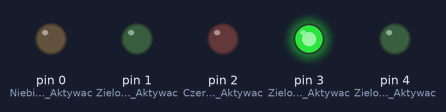
This sketch was run on a simulated Arduino Uno, built with avr-gcc and run on an emulated ATmega328P. Shown: output pins drawn as LEDs (lit = HIGH).

Above: at 1.3 s.
At 3.9 s:
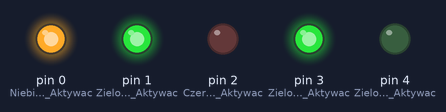
At 6.0 s:
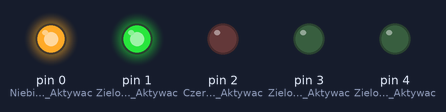
At 7.0 s:
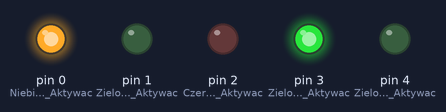
At 8.0 s:
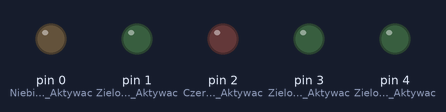
At 16.9 s:
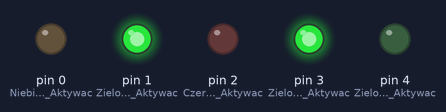
Timing chart, 0 to 18.1 s (numbered marks = the images above):
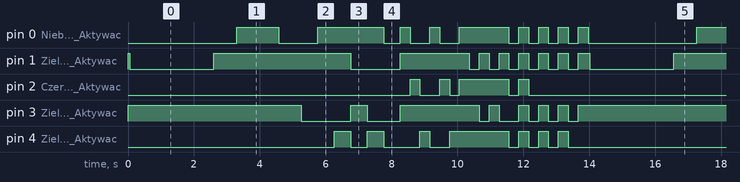

Measured:
- by itself, pin 2 (Czerwony_x2_boki__Aktywac): repeats every 14.0 s: LOW 0.60 s, HIGH 0.30 s, LOW 0.30 s, HIGH 1.5 s, LOW 0.30 s, HIGH 0.30 s, LOW 10.4 s, HIGH 0.30 s
- by itself, pin 1 (Zielony_środek____Aktywac): repeats every 14.0 s: LOW 2.6 s, HIGH 4.2 s, LOW 1.5 s, HIGH 2.1 s, 5 × (LOW 0.30 s, HIGH 0.30 s), LOW 0.30 s, HIGH 0.35 s
- by itself, everything shown: repeats every 14.0 s, in 30 steps

The sketch:

LEDY_po_zlozeniu_testy.ino
```cpp
/*
pinMode(3,OUTPUT); // Zielony środek    Aktywacja LOW
pinMode(4,OUTPUT); // Zielony boki      Aktywacja HIGH
pinMode(1,OUTPUT); // Zielony środek    Aktywacja LOW
pinMode(2,OUTPUT); // Czerwony x2 boki  Aktywacja HIGH
pinMode(0,OUTPUT); // Niebieski x2 boki Aktywacja HIGH
*/


/* Włączenie niebieskiego LED wraz z innym ledem:
pierwsza od wewnątrz zworka :  z czerwonymi x2
środkowa zworka             :  z niebieskimi x2
pierwsza od zewnątrz zworka :  z zielonymi x2
*/

int wypelnienie = 0;
int i = 0;
int wypelnienie2 = 0;
int j = 0;

void setup() {
pinMode(3,OUTPUT); // Zielony środek    Aktywacja LOW
pinMode(4,OUTPUT); // Zielony x2 boki   Aktywacja HIGH
pinMode(1,OUTPUT); // Czerwony środek   Aktywacja LOW
pinMode(2,OUTPUT); // Czerwony x2 boki  Aktywacja HIGH
pinMode(0,OUTPUT); // Niebieski x2 boki Aktywacja HIGH

}

void loop() {


////////////////////////////////////////////////////////////


digitalWrite(0,LOW); //  Niebieski x2 boki  Aktywacja HIGH
digitalWrite(1,HIGH); // Zielony środek     Aktywacja LOW
digitalWrite(2,LOW); //  Czerwony x2 boki   Aktywacja HIGH
digitalWrite(3,HIGH); // Zielony środek     Aktywacja LOW
digitalWrite(4,LOW); //  Zielony boki       Aktywacja HIGH
delay(50); //opoznienie

for (int j = 255; j > 0; j--) {
analogWrite(1,wypelnienie2); //generujemy sygnal o podanym wypelnieniu
wypelnienie2 = wypelnienie2 - 1;
delay(5);
}

for (int j = 1; j < 255; j++) {
analogWrite(1,wypelnienie2); //generujemy sygnal o podanym wypelnieniu
wypelnienie2 = wypelnienie2 + 1;
delay(5);
}

digitalWrite(0,LOW); //  Niebieski x2 boki  Aktywacja HIGH
digitalWrite(1,HIGH); // Czerwony środek    Aktywacja LOW
digitalWrite(2,LOW); //  Czerwony x2 boki   Aktywacja HIGH
digitalWrite(3,HIGH); // Zielony środek     Aktywacja LOW
digitalWrite(4,LOW); //  Zielony x2 boki    Aktywacja HIGH
delay(50); //opoznienie

for (int i = 0; i < 255; i++) {
analogWrite(0,wypelnienie); //generujemy sygnal o podanym wypelnieniu
wypelnienie = wypelnienie + 1;
delay(5);
}

for (int i = 255; i > 0; i--) {
analogWrite(0,wypelnienie); //generujemy sygnal o podanym wypelnieniu
wypelnienie = wypelnienie - 1;
delay(5);
}
////////////////////////////////////////////////////////////
digitalWrite(0,LOW); //  Niebieski x2 boki  Aktywacja HIGH
digitalWrite(1,HIGH); // Czerwony środek    Aktywacja LOW
digitalWrite(2,LOW); //  Czerwony x2 boki   Aktywacja HIGH
digitalWrite(3,HIGH); // Zielony środek     Aktywacja LOW
digitalWrite(4,LOW); //  Zielony x2 boki    Aktywacja HIGH
delay(50); //opoznienie


 ////////// S E K W E N C J E ///////////////////////////
digitalWrite(0,LOW); //  Niebieski x2 boki  Aktywacja HIGH
digitalWrite(1,HIGH); // Czerwony środek    Aktywacja LOW
digitalWrite(2,LOW); //  Czerwony x2 boki   Aktywacja HIGH
digitalWrite(3,LOW); // Zielony środek     Aktywacja LOW
digitalWrite(4,LOW); //  Zielony x2 boki    Aktywacja HIGH
delay(500); //opoznienie

digitalWrite(0,HIGH); //  Niebieski x2 boki  Aktywacja HIGH
digitalWrite(1,HIGH); // Czerwony środek    Aktywacja LOW
digitalWrite(2,LOW); //  Czerwony x2 boki   Aktywacja HIGH
digitalWrite(3,LOW); // Zielony środek     Aktywacja LOW
digitalWrite(4,LOW); //  Zielony x2 boki    Aktywacja HIGH
delay(500); //opoznienie

digitalWrite(0,HIGH); //  Niebieski x2 boki  Aktywacja HIGH
digitalWrite(1,HIGH); // Czerwony środek    Aktywacja LOW
digitalWrite(2,LOW); //  Czerwony x2 boki   Aktywacja HIGH
digitalWrite(3,LOW); // Zielony środek     Aktywacja LOW
digitalWrite(4,HIGH); //  Zielony x2 boki    Aktywacja HIGH
delay(500); //opoznienie

digitalWrite(0,HIGH); //  Niebieski x2 boki  Aktywacja HIGH
digitalWrite(1,LOW); // Czerwony środek    Aktywacja LOW
digitalWrite(2,LOW); //  Czerwony x2 boki   Aktywacja HIGH
digitalWrite(3,HIGH); //  Zielony środek     Aktywacja LOW
digitalWrite(4,LOW); //  Zielony x2 boki    Aktywacja HIGH
delay(500); //opoznienie

digitalWrite(0,HIGH); //  Niebieski x2 boki  Aktywacja HIGH
digitalWrite(1,LOW); // Czerwony środek    Aktywacja LOW
digitalWrite(2,LOW); //  Czerwony x2 boki   Aktywacja HIGH
digitalWrite(3,LOW); //  Zielony środek     Aktywacja LOW
digitalWrite(4,HIGH); //  Zielony x2 boki    Aktywacja HIGH
delay(500); //opoznienie

digitalWrite(0,LOW); //  Niebieski x2 boki  Aktywacja HIGH
digitalWrite(1,LOW); // Czerwony środek    Aktywacja LOW
digitalWrite(2,LOW); //  Czerwony x2 boki   Aktywacja HIGH
digitalWrite(3,LOW); //  Zielony środek     Aktywacja LOW
digitalWrite(4,LOW); //  Zielony x2 boki    Aktywacja HIGH
delay(500); //opoznienie

digitalWrite(0,HIGH); //  Niebieski x2 boki  Aktywacja HIGH
digitalWrite(1,HIGH); // Czerwony środek    Aktywacja LOW
digitalWrite(2,LOW); //  Czerwony x2 boki   Aktywacja HIGH
digitalWrite(3,HIGH); // Zielony środek     Aktywacja LOW
digitalWrite(4,LOW); //  Zielony x2 boki    Aktywacja HIGH
delay(300); //opoznienie

digitalWrite(0,LOW); //  Niebieski x2 boki  Aktywacja HIGH
digitalWrite(1,HIGH); // Czerwony środek    Aktywacja LOW
digitalWrite(2,HIGH); //  Czerwony x2 boki   Aktywacja HIGH
digitalWrite(3,HIGH); // Zielony środek     Aktywacja LOW
digitalWrite(4,LOW); //  Zielony x2 boki    Aktywacja HIGH
delay(300); //opoznienie

digitalWrite(0,LOW); //  Niebieski x2 boki  Aktywacja HIGH
digitalWrite(1,HIGH); // Czerwony środek    Aktywacja LOW
digitalWrite(2,LOW); //  Czerwony x2 boki   Aktywacja HIGH
digitalWrite(3,HIGH); // Zielony środek     Aktywacja LOW
digitalWrite(4,HIGH); //  Zielony x2 boki    Aktywacja HIGH
delay(300); //opoznienie


digitalWrite(0,HIGH); //  Niebieski x2 boki  Aktywacja HIGH
digitalWrite(1,HIGH); // Czerwony środek    Aktywacja LOW
digitalWrite(2,LOW); //  Czerwony x2 boki   Aktywacja HIGH
digitalWrite(3,HIGH); // Zielony środek     Aktywacja LOW
digitalWrite(4,LOW); //  Zielony x2 boki    Aktywacja HIGH
delay(300); //opoznienie

digitalWrite(0,LOW); //  Niebieski x2 boki  Aktywacja HIGH
digitalWrite(1,HIGH); // Czerwony środek    Aktywacja LOW
digitalWrite(2,HIGH); //  Czerwony x2 boki   Aktywacja HIGH
digitalWrite(3,HIGH); // Zielony środek     Aktywacja LOW
digitalWrite(4,LOW); //  Zielony x2 boki    Aktywacja HIGH
delay(300); //opoznienie

digitalWrite(0,LOW); //  Niebieski x2 boki  Aktywacja HIGH
digitalWrite(1,HIGH); // Czerwony środek    Aktywacja LOW
digitalWrite(2,LOW); //  Czerwony x2 boki   Aktywacja HIGH
digitalWrite(3,HIGH); // Zielony środek     Aktywacja LOW
digitalWrite(4,HIGH); //  Zielony x2 boki    Aktywacja HIGH
delay(300); //opoznienie

digitalWrite(0,HIGH); //  Niebieski x2 boki  Aktywacja HIGH
digitalWrite(1,HIGH); // Czerwony środek    Aktywacja LOW
digitalWrite(2,HIGH); //  Czerwony x2 boki   Aktywacja HIGH
digitalWrite(3,HIGH); // Zielony środek     Aktywacja LOW
digitalWrite(4,HIGH); //  Zielony x2 boki    Aktywacja HIGH
delay(300); //opoznienie

digitalWrite(0,HIGH); //  Niebieski x2 boki  Aktywacja HIGH
digitalWrite(1,LOW); // Czerwony środek    Aktywacja LOW
digitalWrite(2,HIGH); //  Czerwony x2 boki   Aktywacja HIGH
digitalWrite(3,HIGH); // Zielony środek     Aktywacja LOW
digitalWrite(4,HIGH); //  Zielony x2 boki    Aktywacja HIGH
delay(300); //opoznienie

digitalWrite(0,HIGH); //  Niebieski x2 boki  Aktywacja HIGH
digitalWrite(1,HIGH); // Czerwony środek    Aktywacja LOW
digitalWrite(2,HIGH); //  Czerwony x2 boki   Aktywacja HIGH
digitalWrite(3,LOW); // Zielony środek     Aktywacja LOW
digitalWrite(4,HIGH); //  Zielony x2 boki    Aktywacja HIGH
delay(300); //opoznienie

digitalWrite(0,HIGH); //  Niebieski x2 boki  Aktywacja HIGH
digitalWrite(1,LOW); // Czerwony środek    Aktywacja LOW
digitalWrite(2,HIGH); //  Czerwony x2 boki   Aktywacja HIGH
digitalWrite(3,HIGH); // Zielony środek     Aktywacja LOW
digitalWrite(4,HIGH); //  Zielony x2 boki    Aktywacja HIGH
delay(300); //opoznienie

digitalWrite(0,HIGH); //  Niebieski x2 boki  Aktywacja HIGH
digitalWrite(1,HIGH); // Czerwony środek    Aktywacja LOW
digitalWrite(2,HIGH); //  Czerwony x2 boki   Aktywacja HIGH
digitalWrite(3,LOW); // Zielony środek     Aktywacja LOW
digitalWrite(4,HIGH); //  Zielony x2 boki    Aktywacja HIGH
delay(300); //opoznienie

digitalWrite(0,LOW); //  Niebieski x2 boki  Aktywacja HIGH
digitalWrite(1,LOW); // Czerwony środek    Aktywacja LOW
digitalWrite(2,LOW); //  Czerwony x2 boki   Aktywacja HIGH
digitalWrite(3,LOW); // Zielony środek     Aktywacja LOW
digitalWrite(4,LOW); //  Zielony x2 boki    Aktywacja HIGH
delay(300); //opoznienie

digitalWrite(0,HIGH); //  Niebieski x2 boki  Aktywacja HIGH
digitalWrite(1,HIGH); // Czerwony środek    Aktywacja LOW
digitalWrite(2,HIGH); //  Czerwony x2 boki   Aktywacja HIGH
digitalWrite(3,HIGH); // Zielony środek     Aktywacja LOW
digitalWrite(4,HIGH); //  Zielony x2 boki    Aktywacja HIGH
delay(300); //opoznienie

digitalWrite(0,LOW); //  Niebieski x2 boki  Aktywacja HIGH
digitalWrite(1,LOW); // Czerwony środek    Aktywacja LOW
digitalWrite(2,LOW); //  Czerwony x2 boki   Aktywacja HIGH
digitalWrite(3,LOW); // Zielony środek     Aktywacja LOW
digitalWrite(4,LOW); //  Zielony x2 boki    Aktywacja HIGH
delay(300); //opoznienie

digitalWrite(0,HIGH); //  Niebieski x2 boki  Aktywacja HIGH
digitalWrite(1,HIGH); // Czerwony środek    Aktywacja LOW
digitalWrite(2,LOW); //  Czerwony x2 boki   Aktywacja HIGH
digitalWrite(3,HIGH); // Zielony środek     Aktywacja LOW
digitalWrite(4,HIGH); //  Zielony x2 boki    Aktywacja HIGH
delay(300); //opoznienie

digitalWrite(0,LOW); //  Niebieski x2 boki  Aktywacja HIGH
digitalWrite(1,LOW); // Czerwony środek    Aktywacja LOW
digitalWrite(2,LOW); //  Czerwony x2 boki   Aktywacja HIGH
digitalWrite(3,LOW); // Zielony środek     Aktywacja LOW
digitalWrite(4,LOW); //  Zielony x2 boki    Aktywacja HIGH
delay(300); //opoznienie

digitalWrite(0,HIGH); //  Niebieski x2 boki  Aktywacja HIGH
digitalWrite(1,HIGH); // Czerwony środek    Aktywacja LOW
digitalWrite(2,LOW); //  Czerwony x2 boki   Aktywacja HIGH
digitalWrite(3,HIGH); // Zielony środek     Aktywacja LOW
digitalWrite(4,HIGH); //  Zielony x2 boki    Aktywacja HIGH
delay(300); //opoznienie

digitalWrite(0,LOW); //  Niebieski x2 boki  Aktywacja HIGH
digitalWrite(1,LOW); // Czerwony środek    Aktywacja LOW
digitalWrite(2,LOW); //  Czerwony x2 boki   Aktywacja HIGH
digitalWrite(3,LOW); // Zielony środek     Aktywacja LOW
digitalWrite(4,LOW); //  Zielony x2 boki    Aktywacja HIGH
delay(300); //opoznienie

digitalWrite(0,HIGH); //  Niebieski x2 boki  Aktywacja HIGH
digitalWrite(1,HIGH); // Czerwony środek    Aktywacja LOW
digitalWrite(2,LOW); //  Czerwony x2 boki   Aktywacja HIGH
digitalWrite(3,HIGH); // Zielony środek     Aktywacja LOW
digitalWrite(4,LOW); //  Zielony x2 boki    Aktywacja HIGH
delay(300); //opoznienie

}
```
